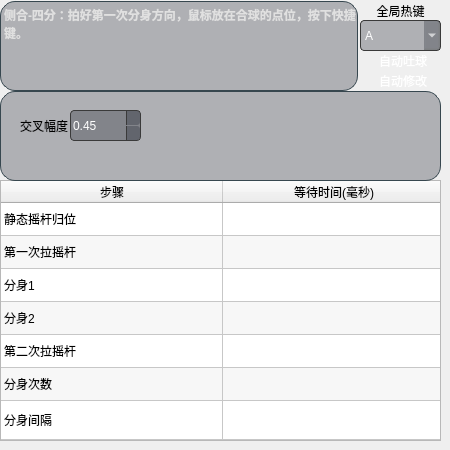
    <widget class="QWidget" name="page_7">
     <widget class="QCheckBox" name="checkBox_33">
      <property name="geometry">
       <rect>
        <x>360</x>
        <y>70</y>
        <width>81</width>
        <height>21</height>
       </rect>
      </property>
      <property name="styleSheet">
       <string notr="true">QCheckBox{
	background-color: transparent;
color:white;
}
QCheckBox::indicator:unchecked{
border-image: url(:/D:/复选框-未选.svg);
Width:20px;
Height:20px;
}
QCheckBox::indicator:checked{
border-image: url(:/D:/复选选中 (1).svg);
Width:20px;
Height:20px;
}</string>
      </property>
      <property name="text">
       <string>自动修改</string>
      </property>
     </widget>
     <widget class="QTableWidget" name="tableWidget_5">
      <property name="enabled">
       <bool>true</bool>
      </property>
      <property name="geometry">
       <rect>
        <x>0</x>
        <y>180</y>
        <width>441</width>
        <height>261</height>
       </rect>
      </property>
      <property name="sizePolicy">
       <sizepolicy hsizetype="Preferred" vsizetype="Preferred">
        <horstretch>0</horstretch>
        <verstretch>0</verstretch>
       </sizepolicy>
      </property>
      <property name="minimumSize">
       <size>
        <width>0</width>
        <height>0</height>
       </size>
      </property>
      <property name="maximumSize">
       <size>
        <width>591</width>
        <height>381</height>
       </size>
      </property>
      <property name="frameShape">
       <enum>QFrame::Shape::StyledPanel</enum>
      </property>
      <property name="lineWidth">
       <number>1</number>
      </property>
      <property name="midLineWidth">
       <number>0</number>
      </property>
      <property name="verticalScrollBarPolicy">
       <enum>Qt::ScrollBarPolicy::ScrollBarAlwaysOff</enum>
      </property>
      <property name="horizontalScrollBarPolicy">
       <enum>Qt::ScrollBarPolicy::ScrollBarAlwaysOff</enum>
      </property>
      <property name="autoScroll">
       <bool>false</bool>
      </property>
      <property name="dragDropOverwriteMode">
       <bool>true</bool>
      </property>
      <property name="alternatingRowColors">
       <bool>true</bool>
      </property>
      <property name="verticalScrollMode">
       <enum>QAbstractItemView::ScrollMode::ScrollPerItem</enum>
      </property>
      <property name="updateThreshold">
       <number>200</number>
      </property>
      <property name="showGrid">
       <bool>true</bool>
      </property>
      <property name="gridStyle">
       <enum>Qt::PenStyle::SolidLine</enum>
      </property>
      <property name="sortingEnabled">
       <bool>false</bool>
      </property>
      <property name="cornerButtonEnabled">
       <bool>true</bool>
      </property>
      <property name="rowCount">
       <number>7</number>
      </property>
      <attribute name="horizontalHeaderVisible">
       <bool>true</bool>
      </attribute>
      <attribute name="horizontalHeaderCascadingSectionResizes">
       <bool>false</bool>
      </attribute>
      <attribute name="horizontalHeaderMinimumSectionSize">
       <number>24</number>
      </attribute>
      <attribute name="horizontalHeaderDefaultSectionSize">
       <number>222</number>
      </attribute>
      <attribute name="horizontalHeaderHighlightSections">
       <bool>true</bool>
      </attribute>
      <attribute name="horizontalHeaderShowSortIndicator" stdset="0">
       <bool>false</bool>
      </attribute>
      <attribute name="horizontalHeaderStretchLastSection">
       <bool>false</bool>
      </attribute>
      <attribute name="verticalHeaderVisible">
       <bool>false</bool>
      </attribute>
      <attribute name="verticalHeaderCascadingSectionResizes">
       <bool>false</bool>
      </attribute>
      <attribute name="verticalHeaderMinimumSectionSize">
       <number>23</number>
      </attribute>
      <attribute name="verticalHeaderDefaultSectionSize">
       <number>33</number>
      </attribute>
      <attribute name="verticalHeaderHighlightSections">
       <bool>false</bool>
      </attribute>
      <attribute name="verticalHeaderShowSortIndicator" stdset="0">
       <bool>false</bool>
      </attribute>
      <attribute name="verticalHeaderStretchLastSection">
       <bool>true</bool>
      </attribute>
      <row/>
      <row/>
      <row/>
      <row/>
      <row/>
      <row/>
      <row/>
      <column>
       <property name="text">
        <string>步骤</string>
       </property>
       <property name="background">
        <color>
         <red>69</red>
         <green>83</green>
         <blue>100</blue>
        </color>
       </property>
      </column>
      <column>
       <property name="text">
        <string>等待时间(毫秒)</string>
       </property>
       <property name="background">
        <color>
         <red>69</red>
         <green>83</green>
         <blue>100</blue>
        </color>
       </property>
      </column>
      <item row="0" column="0">
       <property name="text">
        <string>静态摇杆归位</string>
       </property>
       <property name="flags">
        <set>ItemIsEnabled</set>
       </property>
      </item>
      <item row="1" column="0">
       <property name="text">
        <string>第一次拉摇杆</string>
       </property>
       <property name="flags">
        <set>ItemIsEnabled</set>
       </property>
      </item>
      <item row="2" column="0">
       <property name="text">
        <string>分身1</string>
       </property>
       <property name="flags">
        <set>ItemIsEnabled</set>
       </property>
      </item>
      <item row="3" column="0">
       <property name="text">
        <string>分身2</string>
       </property>
       <property name="flags">
        <set>ItemIsEnabled</set>
       </property>
      </item>
      <item row="4" column="0">
       <property name="text">
        <string>第二次拉摇杆</string>
       </property>
       <property name="flags">
        <set>ItemIsEnabled</set>
       </property>
      </item>
      <item row="5" column="0">
       <property name="text">
        <string>分身次数</string>
       </property>
       <property name="flags">
        <set>ItemIsEnabled</set>
       </property>
      </item>
      <item row="6" column="0">
       <property name="text">
        <string>分身间隔</string>
       </property>
       <property name="flags">
        <set>ItemIsEnabled</set>
       </property>
      </item>
     </widget>
     <widget class="QCheckBox" name="checkBox_35">
      <property name="geometry">
       <rect>
        <x>360</x>
        <y>50</y>
        <width>81</width>
        <height>21</height>
       </rect>
      </property>
      <property name="styleSheet">
       <string notr="true">QCheckBox{
	background-color: transparent;
color:white;
}
QCheckBox::indicator:unchecked{
border-image: url(:/D:/复选框-未选.svg);
Width:20px;
Height:20px;
}
QCheckBox::indicator:checked{
border-image: url(:/D:/复选选中 (1).svg);
Width:20px;
Height:20px;
}</string>
      </property>
      <property name="text">
       <string>自动吐球</string>
      </property>
     </widget>
     <widget class="QLabel" name="label_113">
      <property name="geometry">
       <rect>
        <x>0</x>
        <y>0</y>
        <width>358</width>
        <height>91</height>
       </rect>
      </property>
      <property name="styleSheet">
       <string notr="true">font-weight: bold;
    border: 1px solid #37474F;
    border-radius: 4px;
    margin-top: 1px;
    padding-top: 1px;
    background-color: rgba(23, 28, 40,0.3);
    color: #E0E0E0;
    font-size: 12px;
border-radius: 15px;</string>
      </property>
      <property name="text">
       <string>侧合-四分：拍好第一次分身方向，鼠标放在合球的点位，按下快捷键。</string>
      </property>
      <property name="textFormat">
       <enum>Qt::TextFormat::PlainText</enum>
      </property>
      <property name="alignment">
       <set>Qt::AlignmentFlag::AlignLeading|Qt::AlignmentFlag::AlignLeft|Qt::AlignmentFlag::AlignTop</set>
      </property>
      <property name="wordWrap">
       <bool>true</bool>
      </property>
     </widget>
     <widget class="QLabel" name="label_114">
      <property name="geometry">
       <rect>
        <x>0</x>
        <y>90</y>
        <width>441</width>
        <height>91</height>
       </rect>
      </property>
      <property name="styleSheet">
       <string notr="true">font-weight: bold;
    border: 1px solid #37474F;
    border-radius: 4px;
    margin-top: 1px;
    padding-top: 1px;
    background-color: rgba(23, 28, 40,0.3);
    color: #E0E0E0;
    font-size: 12px;
border-radius: 15px;</string>
      </property>
      <property name="text">
       <string/>
      </property>
      <property name="textFormat">
       <enum>Qt::TextFormat::PlainText</enum>
      </property>
      <property name="alignment">
       <set>Qt::AlignmentFlag::AlignLeading|Qt::AlignmentFlag::AlignLeft|Qt::AlignmentFlag::AlignTop</set>
      </property>
      <property name="wordWrap">
       <bool>true</bool>
      </property>
     </widget>
     <widget class="QDoubleSpinBox" name="doubleSpinBox_32">
      <property name="geometry">
       <rect>
        <x>70</x>
        <y>110</y>
        <width>71</width>
        <height>31</height>
       </rect>
      </property>
      <property name="styleSheet">
       <string notr="true">/* 深色模式 QDoubleSpinBox 美化 */
QDoubleSpinBox {
	 border: 1px solid #37474F;
    background-color: rgba(23, 28, 40,0.3);
    color: #FFFFFF;                 /* 白色文字 */
    border: 1px solid #3A3A3A;      /* 中灰色边框 */
    border-radius: 4px;             /* 圆角 */
    font: 10pt &quot;Microsoft YaHei UI&quot;; /* 微软雅黑字体 */
   /*selection-background-color: #19232D; /* 选中文本背景-主色调 */
    selection-color: white;         /* 选中文本颜色 */
}


/* 上下按钮区域 */
QDoubleSpinBox::up-button, QDoubleSpinBox::down-button {
   background-color: rgba(23, 28, 40,0.3);      /* 按钮背景 */
    border-left: 1px solid #3A3A3A; /* 左侧分隔线 */
    width: 13px;                   /* 按钮宽度 */
   border-top-right-radius: 3px;   /* 右上圆角 */
    border-bottom-right-radius: 3px;/* 右下圆角 */
}

/* 按钮悬停效果 */
QDoubleSpinBox::up-button:hover, QDoubleSpinBox::down-button:hover {
    background-color: rgb(66, 79, 95);      /* 悬停变亮 */
}

/* 按钮按下效果 */
QDoubleSpinBox::up-button:pressed, QDoubleSpinBox::down-button:pressed {
    background-color: rgb(66, 79, 95);     /* 按下变暗 */
}

/* 上下箭头图标 */
QDoubleSpinBox::up-arrow {
    image: url(:/D:/drop-up.svg); /* 浅色上箭头 */
    width: 12px;
    height: 12px;
}

QDoubleSpinBox::down-arrow {
    image: url(:/D:/drop-down.svg); /* 浅色下箭头 */
    width: 12px;
    height: 12px;
}

/* 禁用状态 */
QDoubleSpinBox:disabled {
    background-color: #1A1A1A;      /* 更暗背景 */
    color: #7A7A7A;                 /* 灰色文字 */
    border: 1px solid #2D2D2D;      /* 深灰边框 */
}

/* 鼠标悬停效果 */
QDoubleSpinBox:hover {
    border: 1px solid #4A4A4A;      /* 边框变亮 */
}
</string>
      </property>
      <property name="maximum">
       <double>1.000000000000000</double>
      </property>
      <property name="singleStep">
       <double>0.010000000000000</double>
      </property>
      <property name="value">
       <double>0.450000000000000</double>
      </property>
     </widget>
     <widget class="QLabel" name="label_25">
      <property name="geometry">
       <rect>
        <x>20</x>
        <y>110</y>
        <width>51</width>
        <height>31</height>
       </rect>
      </property>
      <property name="styleSheet">
       <string notr="true">background-color: transparent;</string>
      </property>
      <property name="text">
       <string>交叉幅度</string>
      </property>
     </widget>
     <widget class="QLabel" name="label_28">
      <property name="geometry">
       <rect>
        <x>360</x>
        <y>0</y>
        <width>81</width>
        <height>21</height>
       </rect>
      </property>
      <property name="text">
       <string>全局热键</string>
      </property>
      <property name="alignment">
       <set>Qt::AlignmentFlag::AlignCenter</set>
      </property>
     </widget>
     <widget class="QComboBox" name="comboBox_12">
      <property name="geometry">
       <rect>
        <x>360</x>
        <y>20</y>
        <width>81</width>
        <height>31</height>
       </rect>
      </property>
      <property name="sizePolicy">
       <sizepolicy hsizetype="Preferred" vsizetype="Fixed">
        <horstretch>0</horstretch>
        <verstretch>0</verstretch>
       </sizepolicy>
      </property>
      <property name="styleSheet">
       <string notr="true">/* 深色模式 QDoubleSpinBox 美化 */
QComboBox {
   background-color: rgba(23, 28, 40,0.3);     /* 深灰背景 */
    color: #FFFFFF;                 /* 白色文字 */
    border: 1px solid #3A3A3A;      /* 中灰色边框 */
    border-radius: 4px;             /* 圆角 */
	font:10pt &quot;Segoe UI&quot;;
    selection-color: white;         /* 选中文本颜色 */
}

QComboBox::drop-down {
	padding:7px 3px;
    image: url(:/D:/drop-down.svg); /* 浅色下箭头 */
    width: 15px;
    height: 15px;
}

/* 禁用状态 */
QComboBox:disabled {
    background-color: #1A1A1A;      /* 更暗背景 */
    color: #7A7A7A;                 /* 灰色文字 */
    border: 1px solid #2D2D2D;      /* 深灰边框 */
}

/* 鼠标悬停效果 */
QComboBox:hover {
    border: 1px solid #4A4A4A;      /* 边框变亮 */
}
</string>
      </property>
      <property name="frame">
       <bool>true</bool>
      </property>
      <item>
       <property name="text">
        <string>A</string>
       </property>
      </item>
      <item>
       <property name="text">
        <string>B</string>
       </property>
      </item>
      <item>
       <property name="text">
        <string>C</string>
       </property>
      </item>
      <item>
       <property name="text">
        <string>D</string>
       </property>
      </item>
      <item>
       <property name="text">
        <string>E</string>
       </property>
      </item>
      <item>
       <property name="text">
        <string>F</string>
       </property>
      </item>
      <item>
       <property name="text">
        <string>G</string>
       </property>
      </item>
      <item>
       <property name="text">
        <string>H</string>
       </property>
      </item>
      <item>
       <property name="text">
        <string>I</string>
       </property>
      </item>
      <item>
       <property name="text">
        <string>J</string>
       </property>
      </item>
      <item>
       <property name="text">
        <string>K</string>
       </property>
      </item>
      <item>
       <property name="text">
        <string>L</string>
       </property>
      </item>
      <item>
       <property name="text">
        <string>M</string>
       </property>
      </item>
      <item>
       <property name="text">
        <string>N</string>
       </property>
      </item>
      <item>
       <property name="text">
        <string>O</string>
       </property>
      </item>
      <item>
       <property name="text">
        <string>P</string>
       </property>
      </item>
      <item>
       <property name="text">
        <string>Q</string>
       </property>
      </item>
      <item>
       <property name="text">
        <string>R</string>
       </property>
      </item>
      <item>
       <property name="text">
        <string>S</string>
       </property>
      </item>
      <item>
       <property name="text">
        <string>T</string>
       </property>
      </item>
      <item>
       <property name="text">
        <string>U</string>
       </property>
      </item>
      <item>
       <property name="text">
        <string>V</string>
       </property>
      </item>
      <item>
       <property name="text">
        <string>W</string>
       </property>
      </item>
      <item>
       <property name="text">
        <string>X</string>
       </property>
      </item>
      <item>
       <property name="text">
        <string>Y</string>
       </property>
      </item>
      <item>
       <property name="text">
        <string>Z</string>
       </property>
      </item>
      <item>
       <property name="text">
        <string>1</string>
       </property>
      </item>
      <item>
       <property name="text">
        <string>2</string>
       </property>
      </item>
      <item>
       <property name="text">
        <string>3</string>
       </property>
      </item>
      <item>
       <property name="text">
        <string>4</string>
       </property>
      </item>
      <item>
       <property name="text">
        <string>5</string>
       </property>
      </item>
      <item>
       <property name="text">
        <string>6</string>
       </property>
      </item>
      <item>
       <property name="text">
        <string>7</string>
       </property>
      </item>
      <item>
       <property name="text">
        <string>8</string>
       </property>
      </item>
      <item>
       <property name="text">
        <string>9</string>
       </property>
      </item>
      <item>
       <property name="text">
        <string>0</string>
       </property>
      </item>
      <item>
       <property name="text">
        <string>空格</string>
       </property>
      </item>
      <item>
       <property name="text">
        <string>~</string>
       </property>
      </item>
     </widget>
    </widget>
